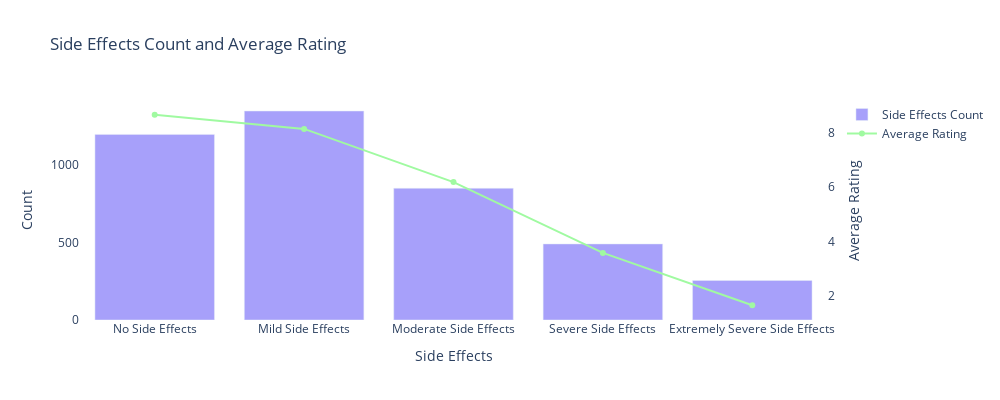

The code cell stored with this chart in its notebook:
### Markdown cell above
##### Rating VS Side Effects

### Code cell
# Define the custom order for x-axis
custom_order = ['No Side Effects','Mild Side Effects','Moderate Side Effects','Severe Side Effects','Extremely Severe Side Effects']

sideEffects_counts = data['sideEffects'].value_counts().reset_index()
sideEffects_counts.columns = ['sideEffects', 'count']

# Calculate average rating for each effectivity level
average_ratings = data.groupby('sideEffects')['rating'].mean().reindex(custom_order).reset_index()

# Create grouped bar chart with two y-axes
fig = go.Figure()

# Add bar trace for effectivity counts (left y-axis)
fig.add_trace(go.Bar(
    x=sideEffects_counts['sideEffects'],
    y=sideEffects_counts['count'],
    name='Side Effects Count',
    marker_color='#A7A0FA',
    yaxis='y1'  # Assign to the left y-axis
))

# Add line trace for rating (right y-axis)
fig.add_trace(go.Scatter(
    x=average_ratings['sideEffects'],
    y=average_ratings['rating'],
    mode='lines+markers',
    name='Average Rating',
    line=dict(color='#A0FAA1', width=2),
    yaxis='y2'  # Assign to the right y-axis
))

# Customize layout
fig.update_layout(
    title='Side Effects Count and Average Rating',
    xaxis=dict(title='Side Effects', tickvals=custom_order),
    yaxis=dict(title='Count', side='left', showgrid=False),
    yaxis2=dict(title='Average Rating', side='right', overlaying='y1', showgrid=False),
    barmode='group',
    xaxis_categoryorder='array',
    xaxis_categoryarray=custom_order,
    plot_bgcolor='rgba(0,0,0,0)',  # Remove background color
    paper_bgcolor='rgba(0,0,0,0)'  # Remove background color
)

fig.update_layout(width=1000, height=400)

# Show the plot
fig.show()

### Figure 1 — Plotly figure (JSON) as saved in the notebook; plotly's stock layout.template omitted (floating-point values rounded to 4 significant figures)
{"data": [{"marker": {"color": "#A7A0FA"}, "name": "Side Effects Count", "type": "bar", "x": ["Mild Side Effects", "No Side Effects", "Moderate Side Effects", "Severe Side Effects", "Extremely Severe Side Effects"], "y": [1349, 1198, 850, 491, 255], "yaxis": "y"}, {"line": {"color": "#A0FAA1", "width": 2}, "mode": "lines+markers", "name": "Average Rating", "type": "scatter", "x": ["No Side Effects", "Mild Side Effects", "Moderate Side Effects", "Severe Side Effects", "Extremely Severe Side Effects"], "y": [8.654, 8.133, 6.184, 3.585, 1.663], "yaxis": "y2"}], "layout": {"barmode": "group", "height": 400, "paper_bgcolor": "rgba(0, 0, 0, 0)", "plot_bgcolor": "rgba(0, 0, 0, 0)", "title": {"text": "Side Effects Count and Average Rating"}, "width": 1000, "xaxis": {"autorange": true, "categoryarray": ["No Side Effects", "Mild Side Effects", "Moderate Side Effects", "Severe Side Effects", "Extremely Severe Side Effects"], "categoryorder": "array", "range": [-0.5, 4.5], "tickvals": ["No Side Effects", "Mild Side Effects", "Moderate Side Effects", "Severe Side Effects", "Extremely Severe Side Effects"], "title": {"text": "Side Effects"}, "type": "category"}, "yaxis": {"autorange": true, "range": [0, 1420], "showgrid": false, "side": "left", "title": {"text": "Count"}, "type": "linear"}, "yaxis2": {"autorange": true, "overlaying": "y", "range": [1.121, 9.195], "showgrid": false, "side": "right", "title": {"text": "Average Rating"}, "type": "linear"}}}
